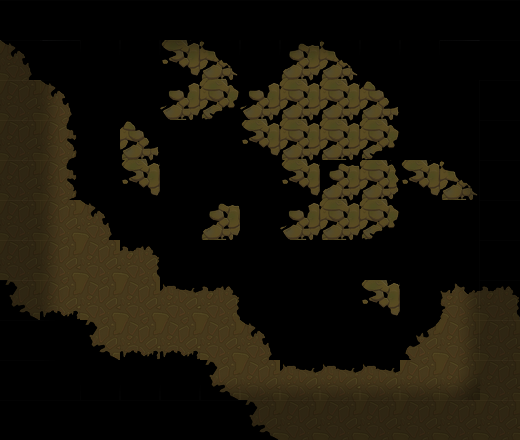

A level layout from a 2D game, rendered from its tile map. Below: a short description, then the map file with tile-grid data replaced by summaries:
An orthogonal 13x11 tile map with 40x40 px tiles, 2 tile layers (块层 1, 块层 2).

<map version="1.0" orientation="orthogonal" width="13" height="11" tilewidth="40" tileheight="40">
 <tileset firstgid="1" name="mdmap_skin" tilewidth="40" tileheight="40">
  <image source="mdmap_skin.png" width="400" height="240" />
 </tileset>
 <layer name="块层 1" width="13" height="11">
  <data>[143 cells, 71 non-empty, 19 distinct tile ids]</data>
 </layer>
 <layer name="块层 2" width="13" height="11">
  <data>[143 cells, 80 non-empty, 9 distinct tile ids]</data>
 </layer>
</map>
